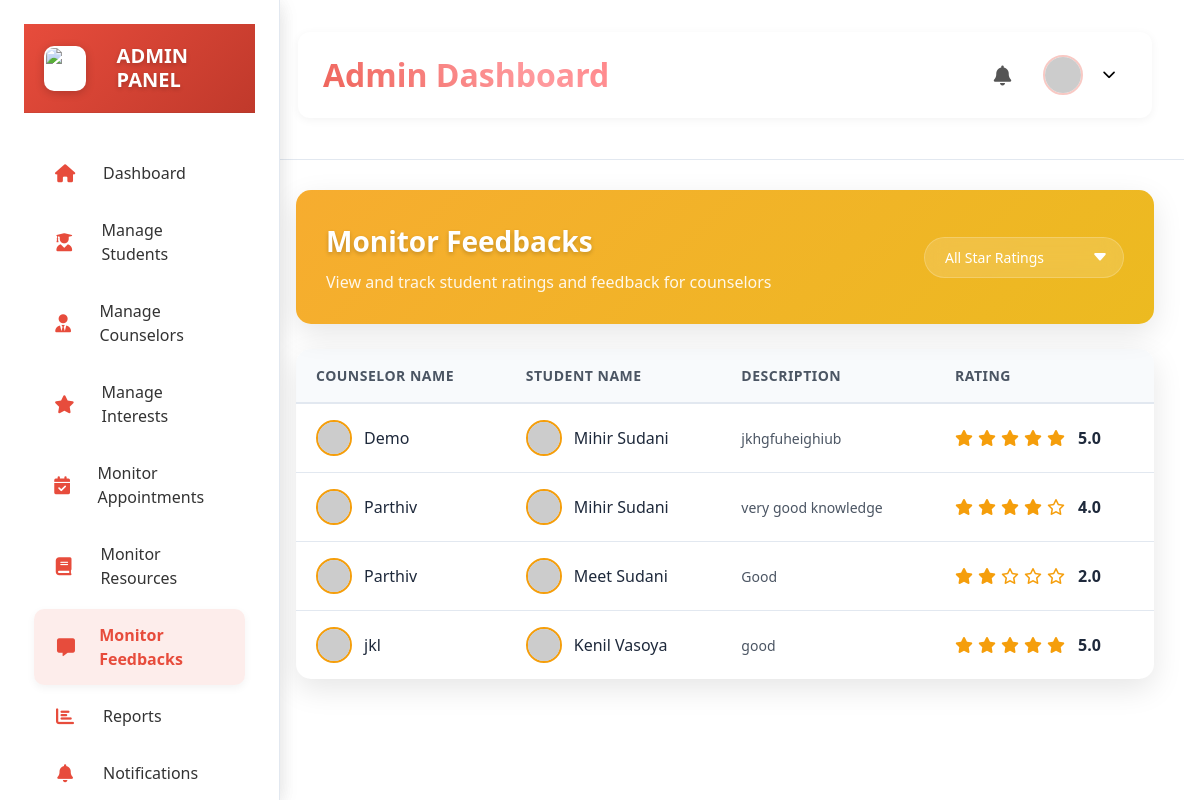
Page /monitor_feedbacks on the earlier database version.
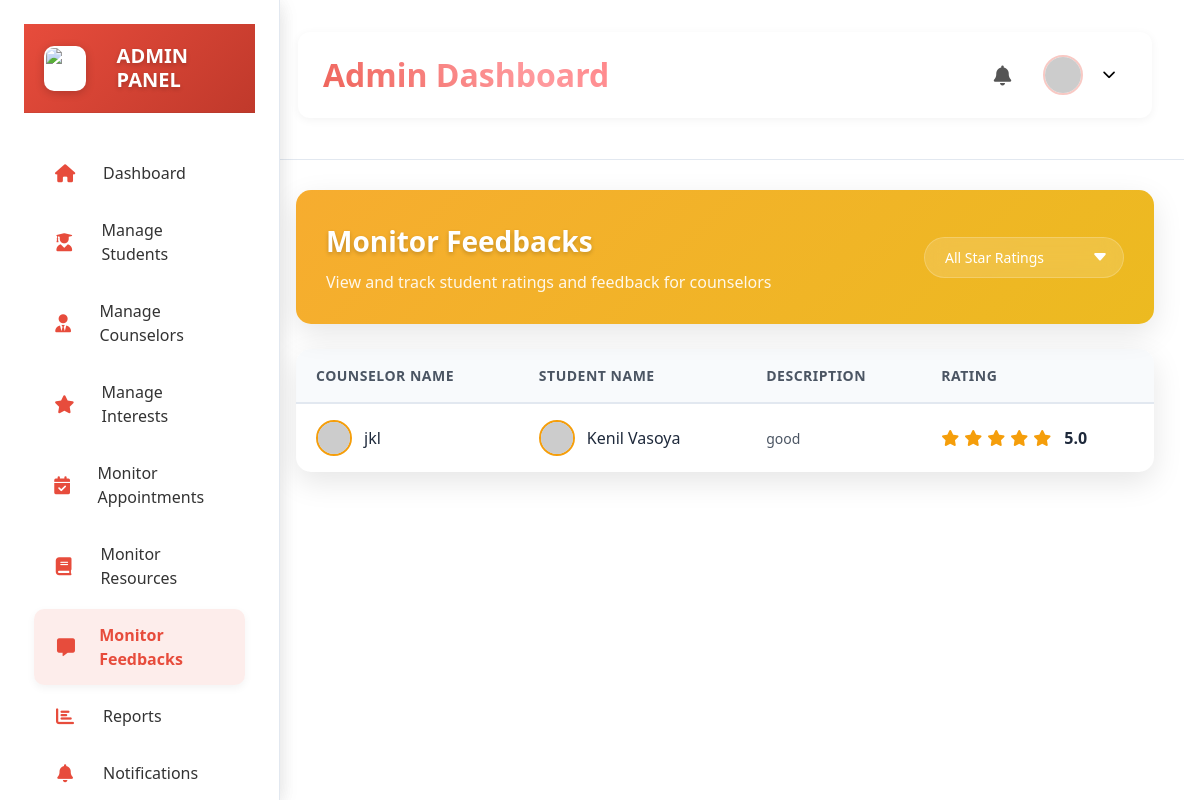
Same page on the later database version.
### model.py (models this page shows)
class Feedback(db.Model):
    __tablename__ = 'feedbacks'
    id = db.Column(db.Integer, primary_key=True, autoincrement=True)
    counselor_id = db.Column(db.Integer, db.ForeignKey('counselors.id'), nullable=False)
    student_id = db.Column(db.Integer, db.ForeignKey('students.id'), nullable=False)
    rating = db.Column(db.Integer, nullable=False)
    feedback_text = db.Column(db.Text, nullable=False)
    created_at = db.Column(db.DateTime, nullable=False, default=datetime.now(timezone.utc))
    counselor = db.relationship('Counselor', back_populates='feedbacks')
    student = db.relationship('Student', back_populates='feedbacks')

class Counselor(db.Model):
    __tablename__ = 'counselors'
    id = db.Column(db.Integer, primary_key=True, autoincrement=True)
    full_name = db.Column(db.String(150), nullable=False)
    email = db.Column(db.String(150), unique=True, nullable=False)
    password = db.Column(db.String(255), nullable=False)
    contact_number = db.Column(db.String(15), nullable=False)
    specialization = db.Column(db.String(50), nullable=False)
    bio = db.Column(db.String(500), nullable=False)
    profile_picture = db.Column(db.String(255), nullable=True)
    interests = db.Column(db.Text, nullable=True)
    approval_status = db.Column(db.String(20), nullable=False, default='pending')
    verification_code = db.Column(db.Integer, nullable=False,default=0)
    created_at = db.Column(db.DateTime, nullable=False, default=datetime.now(timezone.utc))
    feedbacks = db.relationship('Feedback', back_populates='counselor')
    schedules = db.relationship('CounselorSchedule', back_populates='counselor', cascade="all, delete-orphan")

class Student(db.Model):
    __tablename__ = 'students'
    id = db.Column(db.Integer, primary_key=True, autoincrement=True)
    name = db.Column(db.String(100), nullable=False)
    email = db.Column(db.String(100), nullable=False, unique=True)
    contact_number = db.Column(db.String(15), nullable=False)
    password = db.Column(db.String(255), nullable=False)
    con_password = db.Column(db.String(255), nullable=False)
    interests = db.Column(db.Text, nullable=True)
    created_at = db.Column(db.DateTime, nullable=False, default=datetime.now(timezone.utc))
    feedbacks = db.relationship('Feedback', back_populates='student')

### app.py (the view, shortened to what this page needs)
@app.route('/monitor_feedbacks', methods=['GET'])
def monitor_feedbacks():
    rating = request.args.get('rating')
    if rating and rating.isdigit():
        feedbacks = Feedback.query.filter(Feedback.rating == int(rating)).all()
    else:
        feedbacks = Feedback.query.all()
    return render_template('admin/monitor_feedbacks.html', feedbacks=feedbacks, active_page='monitor_feedbacks')

### templates/admin/monitor_feedbacks.html (shortened to what this page needs)
{% extends 'admin/base.html' %}
{% block content %}
<div class="monitor-feedbacks-container">
    <div class="page-header">
        <div class="header-content">
            <h1>Monitor Feedbacks</h1>
            <p>View and track student ratings and feedback for counselors</p>
        </div>
        <div class="header-actions">
            <div class="filter-container">
                <select class="filter-select" id="rating-filter">
                    <option value="all">All Star Ratings</option>
                </select>
            </div>
        </div>
    </div>
    <div class="feedbacks-table-container">
        <table class="data-table">
            <thead>
                <tr>
                    <th>Counselor Name</th>
                    <th>Student Name</th>
                    <th>Description</th>
                    <th>Rating</th>
                </tr>
            </thead>
            <tbody id="feedback-table-body">
                {% for feedback in feedbacks %}
                <tr>
                    <td>
                        <div class="counselor-info">
                            <div class="avatar" data-initial="{{ feedback.counselor.full_name[0] }}">
                                <img src="https://ui-avatars.com/api/?name={{ feedback.counselor.full_name | urlencode }}&background=random&color=fff" alt="{{ feedback.counselor.full_name }}">
                            </div>
                            <span>{{ feedback.counselor.full_name }}</span>
                        </div>
                    </td>
                    <td>
                        <div class="student-info">
                            <div class="avatar" data-initial="{{ feedback.student.name[0] }}">
                                <img src="https://ui-avatars.com/api/?name={{ feedback.student.name | urlencode }}&background=random&color=fff" alt="{{ feedback.student.name }}">
                            </div>
                            <span>{{ feedback.student.name }}</span>
                        </div>
                    </td>
                    <td>
                        <div class="feedback-text">
                            {{ feedback.feedback_text }}
                        </div>
                    </td>
                    <td>
                        <div class="rating-stars">
                            {% for i in range(1, 6) %}
                                {% if i <= feedback.rating %}
                                    <i class="fas fa-star"></i>
                                {% else %}
                                    <i class="far fa-star"></i>
                                {% endif %}
                            {% endfor %}
                            <span class="rating-value">{{ feedback.rating }}.0</span>
                        </div>
                    </td>
                </tr>
                {% endfor %}
            </tbody>
        </table>
    </div>
</div>
{% endblock %}

Differences in the rows shown:
removed Feedback: counselor.full_name "Demo", student.name "Mihir Sudani", feedback_text "jkhgfuheighiub", rating "5"
removed Feedback: counselor.full_name "Parthiv", student.name "Mihir Sudani", feedback_text "very good knowledge", rating "4"
removed Feedback: counselor.full_name "Parthiv", student.name "Meet Sudani", feedback_text "Good", rating "2"
